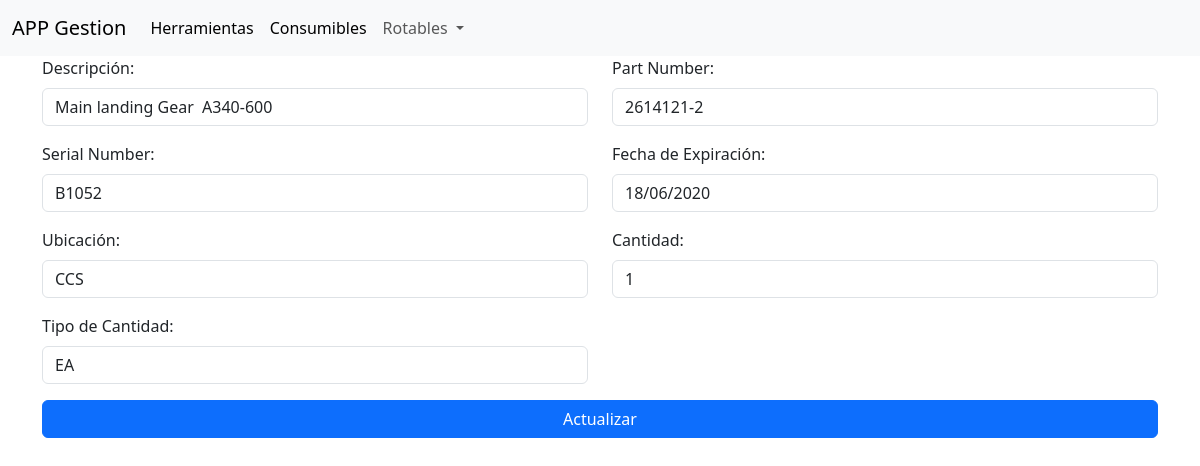
The page /envios_mad/envios_mad_form/1 on the database as committed earlier.
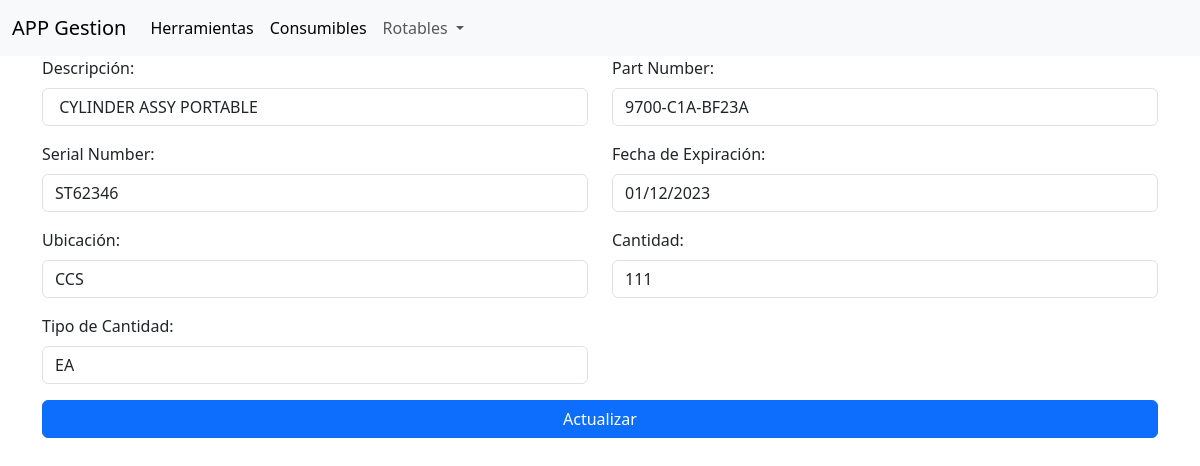
The same page on the database as committed later.
### app/backend/models/rotables.py (models this page shows, shortened)
class BaseModel(db.Model):
    __abstract__ = True  # Esto indica que esta clase no debe crearse como tabla en la base de datos
    id = db.Column(db.Integer, primary_key=True)
    description = db.Column(db.String(128), nullable=True)
    part_num = db.Column(db.String(128), nullable=False)
    serial_num = db.Column(db.String(32), nullable=False)
    expiration_date = db.Column(db.String(16), nullable=False)
    location = db.Column(db.String(8), nullable=False)
    quantity = db.Column(db.String(8), nullable=True)
    type_quantity = db.Column(db.String(16), nullable=True)

class EnvioMAD(BaseModel):
    __tablename__ = 'envios_mad'  # Nombre de la tabla en la base de datos

### app/backend/web_endpoints/rotables/routes_envioMAD.py (the view, shortened to what this page needs)
@bp.route('/envios_mad_form/<string:id>', methods=['GET', 'POST'])
@bp.route('/envios_mad_form', methods=['GET', 'POST'])
def envios_mad_form(id=None):
    envio_mad = None
    manager = MgrdbRotablesEnvioMAD()
    if id:
        envio_mad = manager.get_by_id(id)
        if not envio_mad:
            flash('El envío no existe.', 'error')
            return redirect(url_for("envios_mad.envios_mad_list"))
    return render_template('wp_envios_mad_form.html', rotable=envio_mad, type_rotable_tittle="Envios MAD")

### app/backend/managers/MgrdbBase.py (called while the page is built)
    def get_by_id(self, id):
        return self.model.query.get(id)

### app/frontend/templates/wp_envios_mad_form.html (shortened to what this page needs)
{% extends 'base.html' %}
{% from 'macro_envios_mad.jinja2' import macro_form_envios_mad_model with context %}
{% block content %}
    {{ macro_form_envios_mad_model(rotable=rotable, action_url=url_for('envios_mad.envios_mad_form', id=rotable.id if rotable else None)) }}
{% endblock %}

### app/frontend/macros/macro_envios_mad.jinja2 (shortened to what this page needs)
{% from 'macro_buttons.jinja2' import button_edit_entity %}
{% from 'macro_buttons.jinja2' import button_delete_entity %}
{% macro macro_form_envios_mad_model(rotable=None, action_url=None) %}
<form action="{{ action_url }}" method="post" class="needs-validation" novalidate>
    <div class="container">
        <div class="row">
            <div class="col-md-6 mb-3">
                <label for="description" class="form-label">Descripción:</label>
                <input type="text" id="description" name="description" class="form-control"
                       value="{{ rotable.description if rotable else '' }}"
                       placeholder="Ingrese una descripción">
            </div>
            <div class="col-md-6 mb-3">
                <label for="part_num" class="form-label">Part Number:</label>
                <input type="text" id="part_num" name="part_num" class="form-control"
                       value="{{ rotable.part_num if rotable else '' }}"
                       placeholder="Ingrese el Part Number" required>
            </div>
        </div>
        <div class="row">
            <div class="col-md-6 mb-3">
                <label for="serial_num" class="form-label">Serial Number:</label>
                <input type="text" id="serial_num" name="serial_num" class="form-control"
                       value="{{ rotable.serial_num if rotable else '' }}"
                       placeholder="Ingrese el Serial Number" required>
            </div>
            <div class="col-md-6 mb-3">
                <label for="expiration_date" class="form-label">Fecha de Expiración:</label>
                <input type="text" id="expiration_date" name="expiration_date" class="form-control"
                       value="{{ rotable.expiration_date if rotable else '' }}"
                       placeholder="DD/MM/YYYY" required>
            </div>
        </div>
        <div class="row">
            <div class="col-md-6 mb-3">
                <label for="location" class="form-label">Ubicación:</label>
                <input type="text" id="location" name="location" class="form-control"
                       value="{{ rotable.location if rotable else '' }}"
                       placeholder="Ingrese la ubicación" required>
            </div>
            <div class="col-md-6 mb-3">
                <label for="quantity" class="form-label">Cantidad:</label>
                <input type="number" id="quantity" name="quantity" class="form-control"
                       value="{{ rotable.quantity if rotable else '' }}"
                       placeholder="Ingrese la cantidad">
            </div>
        </div>
        <div class="row">
            <div class="col-md-6 mb-3">
                <label for="type_quantity" class="form-label">Tipo de Cantidad:</label>
                <input type="text" id="type_quantity" name="type_quantity" class="form-control"
                       value="{{ rotable.type_quantity if rotable else '' }}"
                       placeholder="Ingrese el tipo de cantidad">
            </div>
        </div>
        <div class="d-grid">
            <button type="submit" class="btn btn-primary">
                {{ 'Actualizar' if rotable else 'Crear' }}
            </button>
        </div>
    </div>
</form>
{% endmacro %}

Rows that differ between the two databases and show on the page:
changed EnvioMAD "CCS": description "Main landing Gear A340-600" → "CYLINDER ASSY PORTABLE"; part_num "2614121-2" → "9700-C1A-BF23A"; serial_num "B1052" → "ST62346"; expiration_date "18/06/2020" → "01/12/2023"; quantity "1" → "111"
